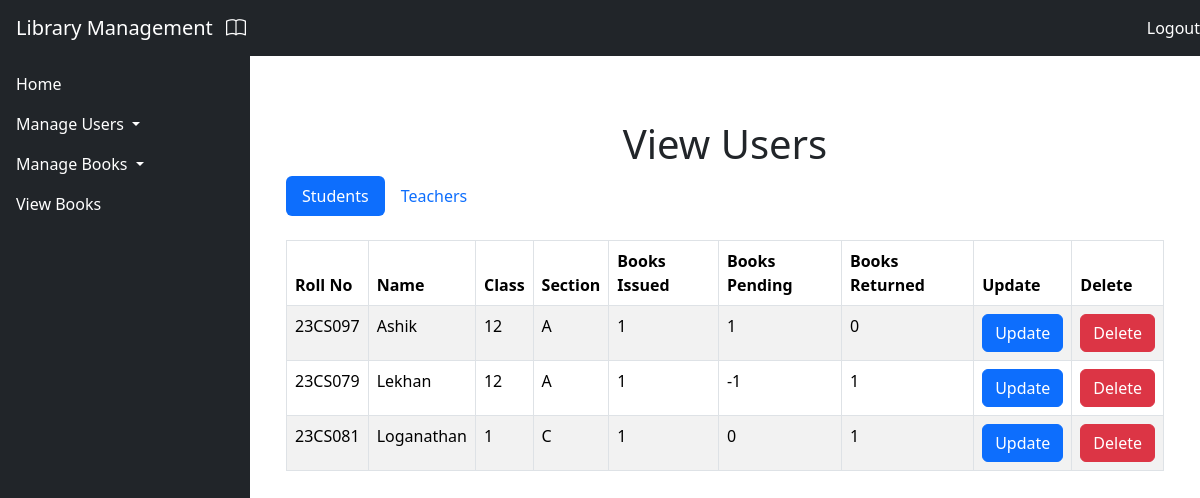
The app's page /view_users/, older data.
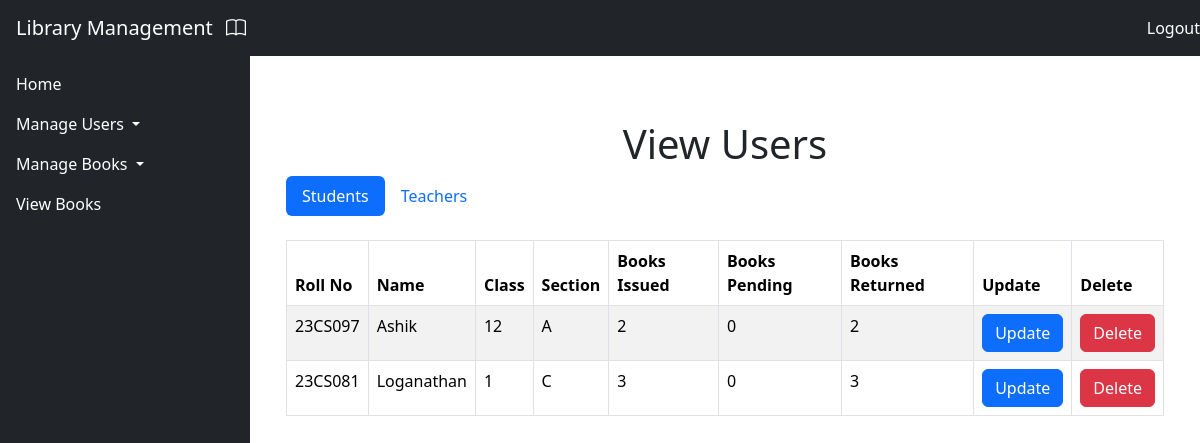
The same page, newer data.
### Library/models.py (models this page shows, shortened)
class Students(models.Model):
    name = models.CharField(max_length=100)
    roll_no = models.CharField(max_length=10)
    class_id = models.CharField(max_length=10)
    section =  models.CharField(max_length=10)
    books_issued = models.IntegerField(default=0)
    books_returned = models.IntegerField(default=0)
    books_pending = models.IntegerField(default=0)

### Library/views.py (the view)
# urls.py: path('view_users/', viewUsers, name='view_users'),
def viewUsers(request):
    students = Students.objects.all()
    teachers = Teacher.objects.all()
    return render(request, 'viewusers.html', {'students': students, 'teachers': teachers})

### Library/templates/viewusers.html (shortened to what this page needs)
{% extends 'base.html' %}
{% block content %}
    <div class="container mt-5">
        <h1 class="text-center">View Users</h1>
        <ul class="nav nav-pills" id="userTabs" role="tablist">
            <li class="nav-item" role="presentation">
                <a class="nav-link active" id="student-tab" data-bs-toggle="pill" href="#studentFields" role="tab" aria-controls="studentFields" aria-selected="true">Students</a>
            </li>
            <li class="nav-item" role="presentation">
                <a class="nav-link" id="teacher-tab" data-bs-toggle="pill" href="#teacherFields" role="tab" aria-controls="teacherFields" aria-selected="false">Teachers</a>
            </li>
        </ul>
        <div class="tab-content mt-4" id="userTabsContent">
            <div class="tab-pane fade show active" id="studentFields" role="tabpanel" aria-labelledby="student-tab">
                <table class="table table-bordered table-striped">
                    <thead>
                        <tr>
                            <th>Roll No</th>
                            <th>Name</th>
                            <th>Class</th>
                            <th>Section</th>
                            <th>Books Issued</th>
                            <th>Books Pending</th>
                            <th>Books Returned</th>
                            <th>Update</th>
                            <th>Delete</th>
                        </tr>
                    </thead>
                    <tbody>
                        {% for user in students %}
                        <tr>
                            <td>{{ user.roll_no }}</td>
                            <td>{{ user.name }}</td>
                            <td>{{ user.class_id }}</td>
                            <td>{{ user.section }}</td>
                            <td>{{ user.books_issued }}</td>
                            <td>{{ user.books_pending }}</td>
                            <td>{{ user.books_returned }}</td>
                            <td><button class="btn btn-primary" data-bs-toggle="modal" data-bs-target="#editUserModal{{ user.id }}">Update</button></td>
                            <td><a href="{% url 'delete_user' 'student' user.id %}" class="btn btn-danger">Delete</a></td>
                        </tr>
                        {% empty %}
                        <tr>
                            <td colspan="5">No users found.</td>
                        </tr>
                        {% endfor %}
                    </tbody>
                </table>
            </div>
        </div>
    </div>
{% endblock %}

### Library/templates/base.html (shortened to what this page needs)
<!DOCTYPE html>
<html lang="en">
<head>
    {% load bootstrap5 %}
    {% bootstrap_css %}
    <link rel="stylesheet" href="https://cdn.jsdelivr.net/npm/bootstrap-icons@1.11.3/font/bootstrap-icons.min.css">
</head>
<body class="d-flex flex-column" style="height: 100vh;">
    <nav class="navbar navbar-dark bg-dark fixed-top">
        <a href="{% url 'home' %}" class="navbar-brand ps-3">Library Management <i class="bi bi-book ps-2"></i></a>
        <a class="text-white nav-link ms-auto" href="{% url 'logout' %}">Logout</a>
    </nav>
    <div class="d-flex flex-grow-1 pt-5">
        <div class="bg-dark text-white p-3" style="width: 250px; height: 100vh; position: fixed;">
            <ul class="navbar-nav">
                <li class="nav-item">
                    <a class="nav-link" href="{% url 'home' %}">Home</a>
                </li>
                <li class="nav-item dropdown">
                    <a class="nav-link dropdown-toggle" href="#" id="dropdownMenuButton" role="button" data-bs-toggle="dropdown" aria-expanded="false">
                        Manage Users
                    </a>
                </li>
                <li class="nav-item dropdown">
                    <a class="nav-link dropdown-toggle" href="#" id="dropdownMenuButton2" role="button" data-bs-toggle="dropdown" aria-expanded="false">
                        Manage Books
                    </a>
                </li>
                <li><a class="nav-link" href="{% url 'view_books' %}">View Books</a></li>
            </ul>
        </div>
        <div class="flex-grow-1 p-4 container-fluid" style="margin-left: 250px;">
            {% block content %}{% endblock %}
        </div>
    </div>
</body>
</html>

Row changes from the older to the newer data that the page shows:
removed Students: roll_no "23CS079", name "Lekhan", class_id "12", section "A", books_issued "1", books_pending "-1", books_returned "1"
changed Students "23CS097": books_issued "1" → "2"; books_pending "1" → "0"; books_returned "0" → "2"
changed Students "23CS081": books_issued "1" → "3"; books_returned "1" → "3"
